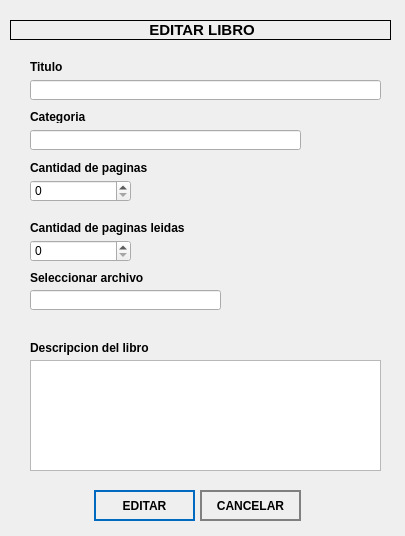
<?xml version="1.0" encoding="UTF-8"?>
<ui version="4.0">
 <class>EditBookWindow</class>
 <widget class="QWidget" name="EditBookWindow">
  <property name="geometry">
   <rect>
    <x>0</x>
    <y>0</y>
    <width>405</width>
    <height>536</height>
   </rect>
  </property>
  <property name="cursor">
   <cursorShape>PointingHandCursor</cursorShape>
  </property>
  <property name="windowTitle">
   <string>Editar Libro</string>
  </property>
  <widget class="QLabel" name="label">
   <property name="geometry">
    <rect>
     <x>10</x>
     <y>20</y>
     <width>381</width>
     <height>20</height>
    </rect>
   </property>
   <property name="frameShape">
    <enum>QFrame::Box</enum>
   </property>
   <property name="text">
    <string>&lt;html&gt;&lt;head/&gt;&lt;body&gt;&lt;p align=&quot;center&quot;&gt;&lt;span style=&quot; font-size:11pt; font-weight:600;&quot;&gt;EDITAR LIBRO&lt;/span&gt;&lt;/p&gt;&lt;/body&gt;&lt;/html&gt;</string>
   </property>
  </widget>
  <widget class="QLabel" name="label_2">
   <property name="geometry">
    <rect>
     <x>30</x>
     <y>60</y>
     <width>61</width>
     <height>13</height>
    </rect>
   </property>
   <property name="text">
    <string>&lt;html&gt;&lt;head/&gt;&lt;body&gt;&lt;p&gt;&lt;span style=&quot; font-weight:600;&quot;&gt;Titulo&lt;/span&gt;&lt;/p&gt;&lt;/body&gt;&lt;/html&gt;</string>
   </property>
  </widget>
  <widget class="QLineEdit" name="titleLineEdit">
   <property name="geometry">
    <rect>
     <x>30</x>
     <y>80</y>
     <width>351</width>
     <height>20</height>
    </rect>
   </property>
  </widget>
  <widget class="QLabel" name="label_3">
   <property name="geometry">
    <rect>
     <x>30</x>
     <y>110</y>
     <width>61</width>
     <height>13</height>
    </rect>
   </property>
   <property name="text">
    <string>&lt;html&gt;&lt;head/&gt;&lt;body&gt;&lt;p&gt;&lt;span style=&quot; font-weight:600;&quot;&gt;Categoria&lt;/span&gt;&lt;/p&gt;&lt;/body&gt;&lt;/html&gt;</string>
   </property>
  </widget>
  <widget class="QLineEdit" name="categoryLineEdit">
   <property name="geometry">
    <rect>
     <x>30</x>
     <y>130</y>
     <width>271</width>
     <height>20</height>
    </rect>
   </property>
  </widget>
  <widget class="QLabel" name="label_4">
   <property name="geometry">
    <rect>
     <x>30</x>
     <y>160</y>
     <width>121</width>
     <height>16</height>
    </rect>
   </property>
   <property name="text">
    <string>&lt;html&gt;&lt;head/&gt;&lt;body&gt;&lt;p&gt;&lt;span style=&quot; font-weight:600;&quot;&gt;Cantidad de paginas&lt;/span&gt;&lt;/p&gt;&lt;/body&gt;&lt;/html&gt;</string>
   </property>
  </widget>
  <widget class="QSpinBox" name="pageQtySpinBox">
   <property name="geometry">
    <rect>
     <x>30</x>
     <y>180</y>
     <width>101</width>
     <height>22</height>
    </rect>
   </property>
  </widget>
  <widget class="QLabel" name="label_5">
   <property name="geometry">
    <rect>
     <x>30</x>
     <y>270</y>
     <width>121</width>
     <height>16</height>
    </rect>
   </property>
   <property name="text">
    <string>&lt;html&gt;&lt;head/&gt;&lt;body&gt;&lt;p&gt;&lt;span style=&quot; font-weight:600;&quot;&gt;Seleccionar archivo&lt;/span&gt;&lt;/p&gt;&lt;/body&gt;&lt;/html&gt;</string>
   </property>
  </widget>
  <widget class="QLineEdit" name="filePathLineEdit">
   <property name="geometry">
    <rect>
     <x>30</x>
     <y>290</y>
     <width>191</width>
     <height>20</height>
    </rect>
   </property>
  </widget>
  <widget class="QPushButton" name="selectFileButton">
   <property name="geometry">
    <rect>
     <x>230</x>
     <y>290</y>
     <width>31</width>
     <height>31</height>
    </rect>
   </property>
   <property name="styleSheet">
    <string notr="true">
QPushButton:hover
{
	border-style: solid;
   	background-color:#bbdefb;

}

QPushButton:pressed
{
	 	background-color:#0069c0;
}
</string>
   </property>
   <property name="text">
    <string/>
   </property>
   <property name="icon">
    <iconset>
     <normaloff>../assets/icons/select-file.icon.png</normaloff>../assets/icons/select-file.icon.png</iconset>
   </property>
   <property name="iconSize">
    <size>
     <width>30</width>
     <height>30</height>
    </size>
   </property>
   <property name="flat">
    <bool>true</bool>
   </property>
  </widget>
  <widget class="QLabel" name="label_6">
   <property name="geometry">
    <rect>
     <x>30</x>
     <y>340</y>
     <width>121</width>
     <height>16</height>
    </rect>
   </property>
   <property name="text">
    <string>&lt;html&gt;&lt;head/&gt;&lt;body&gt;&lt;p&gt;&lt;span style=&quot; font-weight:600;&quot;&gt;Descripcion del libro&lt;/span&gt;&lt;/p&gt;&lt;/body&gt;&lt;/html&gt;</string>
   </property>
  </widget>
  <widget class="QTextEdit" name="descriptionTextedit">
   <property name="geometry">
    <rect>
     <x>30</x>
     <y>360</y>
     <width>351</width>
     <height>111</height>
    </rect>
   </property>
  </widget>
  <widget class="QPushButton" name="editButton">
   <property name="geometry">
    <rect>
     <x>94</x>
     <y>490</y>
     <width>101</width>
     <height>31</height>
    </rect>
   </property>
   <property name="cursor">
    <cursorShape>PointingHandCursor</cursorShape>
   </property>
   <property name="styleSheet">
    <string notr="true">QPushButton
{	
	height: 2em;
 	border-style: solid;
	border-width: 2px;
 	border-color: #0069c0;
	font-weight: bold;
}

QPushButton:hover
{
   	background-color:#0069c0;
	color:white;
}</string>
   </property>
   <property name="text">
    <string>EDITAR</string>
   </property>
   <property name="icon">
    <iconset>
     <normaloff>../assets/icons/edit-book.png</normaloff>../assets/icons/edit-book.png</iconset>
   </property>
   <property name="iconSize">
    <size>
     <width>30</width>
     <height>30</height>
    </size>
   </property>
   <property name="flat">
    <bool>true</bool>
   </property>
  </widget>
  <widget class="QPushButton" name="cancelButton">
   <property name="geometry">
    <rect>
     <x>200</x>
     <y>490</y>
     <width>101</width>
     <height>31</height>
    </rect>
   </property>
   <property name="cursor">
    <cursorShape>PointingHandCursor</cursorShape>
   </property>
   <property name="styleSheet">
    <string notr="true">QPushButton
{	
	height: 2em;
 	border-style: solid;
	border-width: 2px;
 	border-color: grey;
	font-weight: bold;
}

QPushButton:hover
{
   	background-color:grey;
	color:white;
}</string>
   </property>
   <property name="text">
    <string>CANCELAR</string>
   </property>
   <property name="iconSize">
    <size>
     <width>30</width>
     <height>30</height>
    </size>
   </property>
   <property name="flat">
    <bool>true</bool>
   </property>
  </widget>
  <widget class="QLabel" name="label_7">
   <property name="geometry">
    <rect>
     <x>30</x>
     <y>220</y>
     <width>161</width>
     <height>16</height>
    </rect>
   </property>
   <property name="text">
    <string>&lt;html&gt;&lt;head/&gt;&lt;body&gt;&lt;p&gt;&lt;span style=&quot; font-weight:600;&quot;&gt;Cantidad de paginas leidas&lt;/span&gt;&lt;/p&gt;&lt;/body&gt;&lt;/html&gt;</string>
   </property>
  </widget>
  <widget class="QSpinBox" name="pageReadQtySpinBox">
   <property name="geometry">
    <rect>
     <x>30</x>
     <y>240</y>
     <width>101</width>
     <height>22</height>
    </rect>
   </property>
  </widget>
 </widget>
 <resources/>
 <connections/>
</ui>
